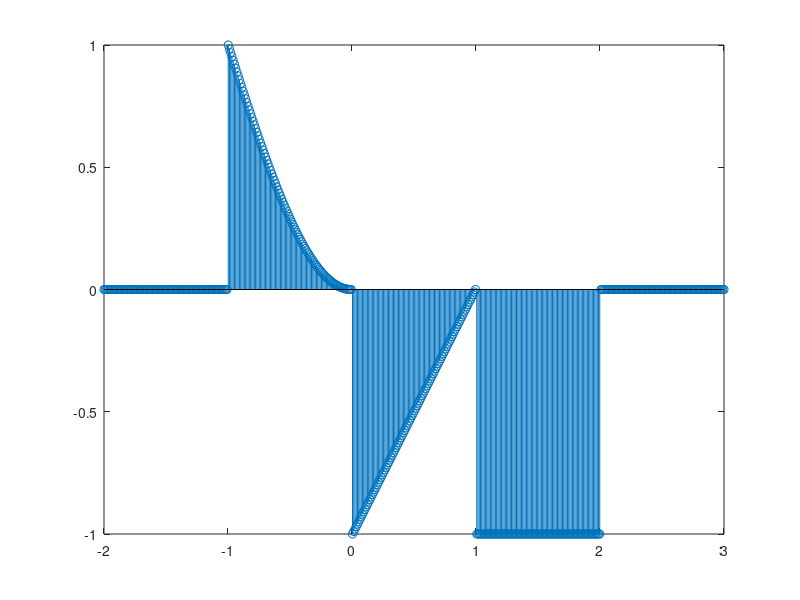

Recreate this plot in MATLAB.
n=linspace(-2,3,5*100);
y1=zeros(1,100);
n2=linspace(-1,0,100);
y2=1-cos(0.5*pi*n2);
n3=linspace(0,1,100);
y3=n3-1;
y=[y1 y2 y3 y1-1 y1];
stem(n,y);